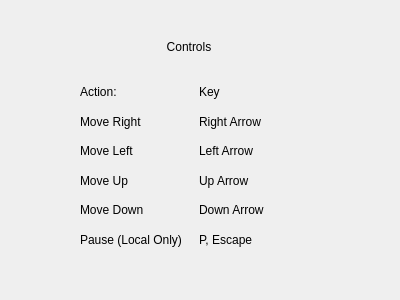
<?xml version="1.0" encoding="UTF-8"?>
<ui version="4.0">
 <class>Controls</class>
 <widget class="QWidget" name="Controls">
  <property name="geometry">
   <rect>
    <x>0</x>
    <y>0</y>
    <width>400</width>
    <height>300</height>
   </rect>
  </property>
  <property name="windowTitle">
   <string>Controls</string>
  </property>
  <widget class="QLabel" name="label">
   <property name="geometry">
    <rect>
     <x>110</x>
     <y>40</y>
     <width>158</width>
     <height>13</height>
    </rect>
   </property>
   <property name="text">
    <string>Controls</string>
   </property>
   <property name="alignment">
    <set>Qt::AlignCenter</set>
   </property>
  </widget>
  <widget class="QWidget" name="horizontalLayoutWidget">
   <property name="geometry">
    <rect>
     <x>80</x>
     <y>80</y>
     <width>231</width>
     <height>171</height>
    </rect>
   </property>
   <layout class="QHBoxLayout" name="horizontalLayout">
    <property name="rightMargin">
     <number>0</number>
    </property>
    <item>
     <layout class="QVBoxLayout" name="verticalLayout_2">
      <item>
       <widget class="QLabel" name="label_6">
        <property name="text">
         <string>Action:</string>
        </property>
       </widget>
      </item>
      <item>
       <widget class="QLabel" name="label_9">
        <property name="text">
         <string>Move Right</string>
        </property>
       </widget>
      </item>
      <item>
       <widget class="QLabel" name="label_7">
        <property name="text">
         <string>Move Left</string>
        </property>
       </widget>
      </item>
      <item>
       <widget class="QLabel" name="label_8">
        <property name="text">
         <string>Move Up</string>
        </property>
       </widget>
      </item>
      <item>
       <widget class="QLabel" name="label_10">
        <property name="text">
         <string>Move Down</string>
        </property>
       </widget>
      </item>
      <item>
       <widget class="QLabel" name="label_11">
        <property name="text">
         <string>Pause (Local Only)</string>
        </property>
       </widget>
      </item>
     </layout>
    </item>
    <item>
     <layout class="QVBoxLayout" name="verticalLayout_3">
      <item>
       <widget class="QLabel" name="label_2">
        <property name="text">
         <string>Key</string>
        </property>
       </widget>
      </item>
      <item>
       <widget class="QLabel" name="label_13">
        <property name="text">
         <string>Right Arrow</string>
        </property>
       </widget>
      </item>
      <item>
       <widget class="QLabel" name="label_14">
        <property name="text">
         <string>Left Arrow</string>
        </property>
       </widget>
      </item>
      <item>
       <widget class="QLabel" name="label_15">
        <property name="text">
         <string>Up Arrow </string>
        </property>
       </widget>
      </item>
      <item>
       <widget class="QLabel" name="label_16">
        <property name="text">
         <string>Down Arrow</string>
        </property>
       </widget>
      </item>
      <item>
       <widget class="QLabel" name="label_17">
        <property name="text">
         <string>P, Escape</string>
        </property>
       </widget>
      </item>
     </layout>
    </item>
   </layout>
  </widget>
 </widget>
 <resources/>
 <connections/>
</ui>
